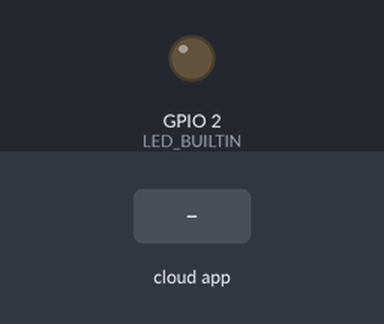
Recording of a sketch running on a simulated ESP8266 (NodeMCU). Parts: output pins drawn as LEDs (lit = HIGH, except the on-board LED, lit = LOW). The inputs (shaded band) are chosen by the test bench. WiFi joins after 1.5 s; servers stay silent unless stated; network time is answered at once with the bench clock; the local clock reads 2024-03-15 10:24:30 at power-on unless the sketch sets it; storage starts empty; not simulated (calls return 0 or success): wifi_config.h; what the sketch prints to the serial monitor is not drawn.

Above: at 2.8 s.
2.9 s: the phone or cloud app sets Office.lamp to 0
4.4 s: the phone or cloud app sets Office.lamp to 128
At 8.21 s:
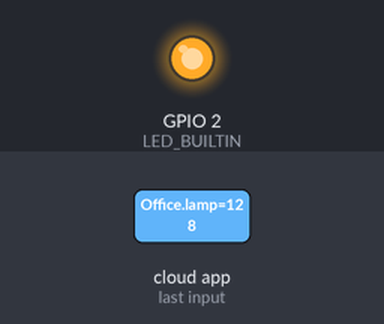
Timing chart, 0 to 9.8 s (numbered marks = the images above; inputs shaded):
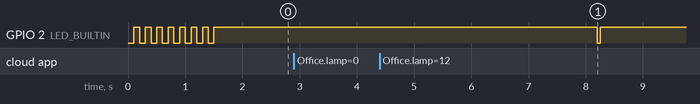

Measured:
- after the input at 2.9 s, every drawn part: stays the same

The sketch:

esp_relay.ino
```cpp
#include <ESP8266WiFi.h>
#include <ESPAsyncTCP.h>
#include <ESP8266mDNS.h>
#include "FS.h"
#include <ESPAsyncWebServer.h>
#define ESPALEXA_ASYNC
#include <Espalexa.h>
#include "wifi_config.h"
#include <NTPClient.h>

#define HOUR_BLINK_MIN 8
#define HOUR_BLINK_MAX 22

byte SWITCH_ON[] = {0xA0, 0x01, 0x01, 0xA2};
byte SWITCH_OFF[] = {0xA0, 0x01, 0x00, 0xA1};

WiFiUDP ntpUDP;
const long utcOffsetInSeconds = 0;
NTPClient timeClient(ntpUDP, "pool.ntp.org", utcOffsetInSeconds);


bool isSwitchOn = false;
void turnSwitchOn(){
  isSwitchOn = true;
  Serial.write(SWITCH_ON, sizeof(SWITCH_ON));
  Serial.println("Switch on");
}

void turnSwitchOff(){
  isSwitchOn = false;
  Serial.write(SWITCH_OFF, sizeof(SWITCH_OFF));
  Serial.println("Switch off");
}

void toggleOnOff(){
  if (isSwitchOn) {
    turnSwitchOff();
  } else {
    turnSwitchOn();
  }
}

void sendSwitchStatus(AsyncWebServerRequest *request){
  char jsonMsg[200];
  String curTime = timeClient.getFormattedTime();
  sprintf(jsonMsg, "{\"switchOn\": %s, \"time\":\"%s\"}\n", (isSwitchOn? "true":"false"), curTime.c_str());
  Serial.println(jsonMsg);
  AsyncWebServerResponse *response = request->beginResponse(200, "application/json", jsonMsg);
  response->addHeader("Access-Control-Allow-Origin","*");
  request->send(response);
}

AsyncWebServer server(80);
Espalexa espalexa;

void setupWebServerWithAlexa(){

  server.onNotFound([](AsyncWebServerRequest *request){
      if (!espalexa.handleAlexaApiCall(request)) {
        request->send(404, "text/plain", "Not found\n");
      }
  });

  server.on("/heap", HTTP_GET, [](AsyncWebServerRequest *request){
    request->send(200, "text/plain", String(ESP.getFreeHeap()));
  });

  server.on("/switchOn", HTTP_GET, [](AsyncWebServerRequest *request){
    turnSwitchOn();
    sendSwitchStatus(request);
  });

  server.on("/switchOff", HTTP_GET, [](AsyncWebServerRequest *request){
    turnSwitchOff();
    sendSwitchStatus(request);
  });

  server.on("/toggle", HTTP_GET, [](AsyncWebServerRequest *request){
    toggleOnOff();
    sendSwitchStatus(request);
  });

  server.on("/status", HTTP_GET, [](AsyncWebServerRequest *request){
    sendSwitchStatus(request);
  });

  server.serveStatic("/", SPIFFS, "/").setDefaultFile("index.html");

  espalexa.addDevice("Office lamp", [](uint8_t brightness,  uint32_t rgb) {
    if (brightness < 128){
      turnSwitchOff();
    } else{
      turnSwitchOn();
    }
  });
  espalexa.begin(&server);

}

void blinkBuiltinLed(unsigned int timeToWait){
  digitalWrite(LED_BUILTIN, LOW);
  delay(timeToWait);
  digitalWrite(LED_BUILTIN, HIGH);
  delay(timeToWait);
}

wl_status_t connectToWifiBlinking(){
  wl_status_t current_status = WiFi.status();
  for (byte i=0; i<50; i++){
      if (current_status == WL_CONNECTED) {
        return current_status;
      }
      blinkBuiltinLed(100);
      current_status = WiFi.status();
  }
  return current_status;
}

void connectToWifi(){
  pinMode(LED_BUILTIN, OUTPUT);
  Serial.print("Connecting to WiFi... ");
  while(1){
    WiFi.mode(WIFI_STA);
    WiFi.begin(WIFI_SSID, WIFI_PASS);

    if (connectToWifiBlinking() == WL_CONNECTED){
      break;
    }
    Serial.println(" failed.");
    Serial.print("Retrying... ");
  }
  Serial.println(" connected.");
  Serial.print("IP address: ");
  Serial.println(WiFi.localIP());
}

void setup() {
  Serial.begin(9600);

  char* hostString = "office-lamp";
  WiFi.hostname(hostString);
  connectToWifi();

  timeClient.begin();
  timeClient.setUpdateInterval(3600000); // Update time every hour
  timeClient.update();

  SPIFFS.begin();

  setupWebServerWithAlexa();

  MDNS.begin(hostString, WiFi.localIP());
  MDNS.addService("http", "tcp", 80);
}

unsigned int tick = 0;
void loop() {
  int currentHour = timeClient.getHours();
  bool shouldBlink = HOUR_BLINK_MIN < currentHour && currentHour < HOUR_BLINK_MAX;
  if (shouldBlink){
    if (++tick % 5000==0){
      blinkBuiltinLed(50);
      tick = 0;
    }
  }
  MDNS.update();
  espalexa.loop();
  timeClient.update();
  delay(1);
}
```
